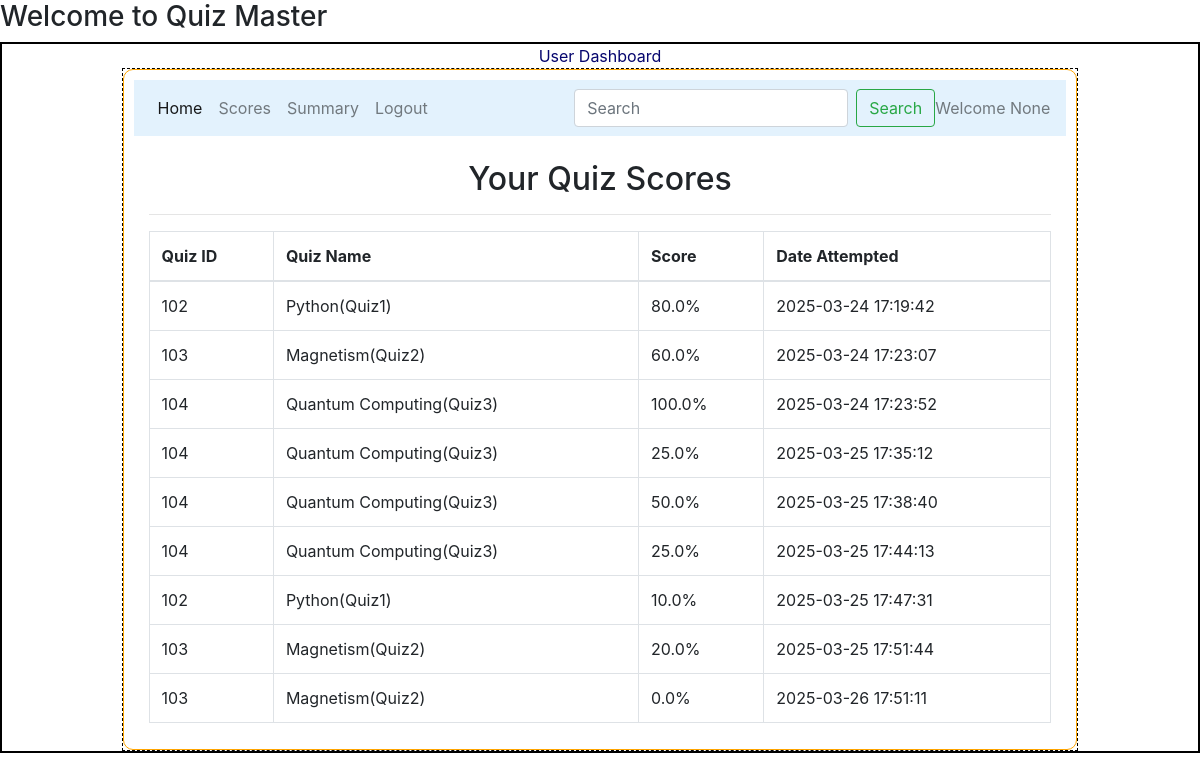
Screenshot of /view_scores/2 with the database file from the repository.
### models/model1.py (models this page shows)
class Scores(db.Model):
    __tablename__="scores"
    id=db.Column(db.Integer,primary_key=True)
    quiz_id=db.Column(db.Integer,db.ForeignKey("quiz.id", ondelete="CASCADE", onupdate="CASCADE"),nullable=False)
    user_id=db.Column(db.Integer,db.ForeignKey("user_info.id"),nullable=False)
    time_stamp_of_attempt=db.Column(db.DateTime,nullable=False)
    total_scored=db.Column(db.Float,default=0)
    quiz = db.relationship("Quiz", backref=db.backref("scores", cascade="all, delete-orphan", passive_deletes=True))
    user = db.relationship("User_Info", backref=db.backref("scores", cascade="all, delete-orphan", passive_deletes=True))

class Quiz(db.Model):
    __tablename__="quiz"
    id=db.Column(db.Integer,primary_key=True,autoincrement=True)
    chapter_id=db.Column(db.Integer,db.ForeignKey("chapter.id"),nullable=False)
    quiz_name=db.Column(db.String,nullable=False)
    date_of_quiz=db.Column(db.Date,nullable=False)
    time_duration=db.Column(db.Time,nullable=False)
    remarks=db.Column(db.String,nullable=False)
    questions=db.relationship("Questions",cascade="all,delete",backref="quiz",lazy=True)

### controllers/routes.py (the view)
@app.route('/view_scores/', defaults={'user_id': None})
@app.route('/view_scores/<int:user_id>')
def view_scores(user_id):
    user_id = user_id or session.get("user_id")
    if not user_id:
        flash("User not logged in!", "danger")
        return redirect(url_for("login"))  # Redirect to login if needed
    name = session.get("name")
    scores = Scores.query.filter_by(user_id=user_id).all()
    return render_template('view_scores.html', scores=scores, user_id=user_id,name=name)

### templates/view_scores.html
{% extends "user_layout.html" %}
{% block content %}
<div class="container mt-4">
    <h2 class="text-center">Your Quiz Scores</h2>
    <hr>
    <table class="table table-bordered">
        <thead>
            <tr>
                <th>Quiz ID</th>
                <th>Quiz Name</th>
                <th>Score</th>
                <th>Date Attempted</th>
            </tr>
        </thead>
        <tbody>
            {% for score in scores %}
            <tr>
                <td>{{ score.quiz_id }}</td>
                <td>{{ score.quiz.quiz_name }}</td>
                <td>
                    {% set max_score = score.quiz.questions|length %}
                    {% if max_score > 0 %}
                      {{ (score.total_scored / max_score * 100) | round(2) }}%
                    {% else %}
                      N/A
                    {% endif %}
                </td>
                <td>{{ score.time_stamp_of_attempt }}</td>
            </tr>
            {% endfor %}
        </tbody>
    </table>
</div>
{% endblock %}

### static/main.css (style rules this page uses)
* { margin:0px; }

### rows the page displays
Scores: quiz_id "102", quiz.quiz_name "Python(Quiz1)", (score.total_scored/max_score*100)|round(2) "80.0", time_stamp_of_attempt "2025-03-24 17:19:42"
Scores: quiz_id "103", quiz.quiz_name "Magnetism(Quiz2)", (score.total_scored/max_score*100)|round(2) "60.0", time_stamp_of_attempt "2025-03-24 17:23:07"
Scores: quiz_id "104", quiz.quiz_name "Quantum Computing(Quiz3)", (score.total_scored/max_score*100)|round(2) "100.0", time_stamp_of_attempt "2025-03-24 17:23:52"
Scores: quiz_id "104", quiz.quiz_name "Quantum Computing(Quiz3)", (score.total_scored/max_score*100)|round(2) "25.0", time_stamp_of_attempt "2025-03-25 17:35:12"
Scores: quiz_id "104", quiz.quiz_name "Quantum Computing(Quiz3)", (score.total_scored/max_score*100)|round(2) "50.0", time_stamp_of_attempt "2025-03-25 17:38:40"
Scores: quiz_id "104", quiz.quiz_name "Quantum Computing(Quiz3)", (score.total_scored/max_score*100)|round(2) "25.0", time_stamp_of_attempt "2025-03-25 17:44:13"
Scores: quiz_id "102", quiz.quiz_name "Python(Quiz1)", (score.total_scored/max_score*100)|round(2) "10.0", time_stamp_of_attempt "2025-03-25 17:47:31"
Scores: quiz_id "103", quiz.quiz_name "Magnetism(Quiz2)", (score.total_scored/max_score*100)|round(2) "20.0", time_stamp_of_attempt "2025-03-25 17:51:44"
Scores: quiz_id "103", quiz.quiz_name "Magnetism(Quiz2)", (score.total_scored/max_score*100)|round(2) "0.0", time_stamp_of_attempt "2025-03-26 17:51:11"

### other values shown
{{ name }} "None"
